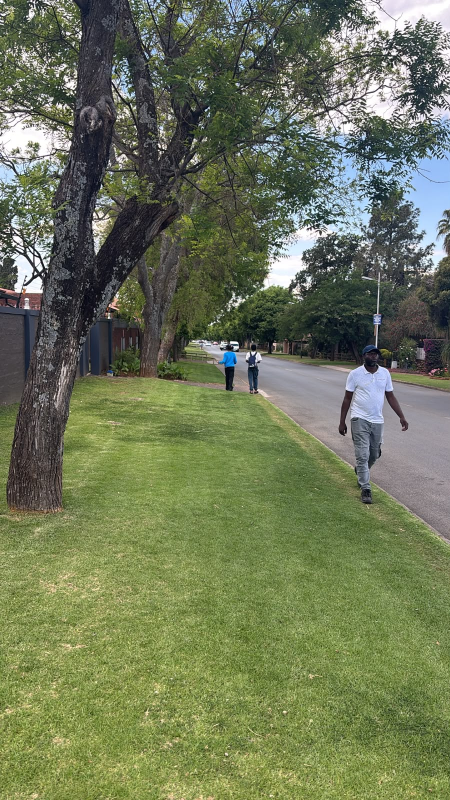
#> input picture ai/image_people_walking.jpeg, 900 x 1600 px (shown at 1/2 size)
$ python -i people.py   (imports and definitions only)   (older library calls are emulated)
#> lines starting #> are read from the running program, lines starting #| are printed output that depends on the picture
#> further down, picture is the input picture: shape (1600, 900, 3); mean B, G, R 88.6, 119.3, 109.9
### ai/clothing.py
"""
Works out what colour someone's top and bottom are, or "none" if that bit
is bare skin.

We use a pose model to find shoulders, hips and knees, so the top is the
torso and the bottom is the thighs. If the joints for a part aren't visible
we just don't judge it, otherwise we end up naming the grass or the car
behind them.

Skin gets masked out first. If we can see their face we match against their
actual skin tone, otherwise we fall back to a generic skin-colour rule. If a
region is mostly skin we call it "none" (shirtless, shorts, etc).

What's left gets clustered and named in CIELAB. We used to do HSV hue rules,
but those turned dark noisy pixels into "red"/"purple" and skin into
"orange", so we switched.

Known gap: with no face or forearm to sample, darker skin and brown clothing
look the same to us, so a shirtless person seen from behind might get a
colour. Voting over lots of frames helps a bit.
"""

import cv2
import numpy as np

NONE = "none"          # what we store for bare skin


def clothing_word(value):
    """Human-readable version of a stored clothing value."""
    return "no clothing" if value == NONE else (value or "unsure")


# COCO keypoints
NOSE, L_EYE, R_EYE = 0, 1, 2
L_SHOULDER, R_SHOULDER, L_HIP, R_HIP, L_KNEE, R_KNEE = 5, 6, 11, 12, 13, 14

# A few reference colours per name so light and dark blue both come out as
# "blue". We pick whichever swatch is closest in CIELAB.
SWATCHES = {
    "black":  [(15, 15, 15), (35, 35, 38), (45, 42, 40)],
    "grey":   [(80, 80, 80), (115, 115, 118), (150, 150, 150), (95, 100, 105)],
    "white":  [(200, 200, 200), (230, 230, 230), (250, 250, 250), (205, 210, 220)],
    "navy":   [(25, 30, 60), (35, 45, 85), (30, 40, 70)],
    "blue":   [(40, 80, 170), (60, 100, 160), (30, 60, 140), (75, 105, 150), (100, 140, 200)],
    "light blue": [(140, 175, 215), (170, 200, 230), (120, 150, 185)],
    "red":    [(190, 30, 35), (150, 20, 30), (220, 50, 50), (110, 20, 30)],
    "pink":   [(235, 150, 175), (210, 100, 140), (245, 190, 200)],
    "orange": [(240, 120, 30), (220, 90, 30), (250, 150, 60)],
    "yellow": [(240, 220, 50), (220, 200, 80), (250, 235, 120), (200, 230, 60)],
    "green":  [(40, 130, 60), (30, 90, 40), (90, 160, 80), (70, 90, 45), (110, 120, 60)],
    "beige":  [(215, 195, 160), (190, 170, 130), (170, 150, 110)],
    "brown":  [(110, 70, 40), (80, 55, 35), (140, 95, 60)],
    "purple": [(110, 60, 140), (80, 40, 110), (150, 100, 180)],
}


def _lab(rgb_list):
    arr = np.uint8([[c[::-1] for c in rgb_list]])            # RGB -> BGR
    return cv2.cvtColor(arr.astype(np.float32) / 255, cv2.COLOR_BGR2LAB)[0]


_NAMES = [n for n, cs in SWATCHES.items() for _ in cs]
_REF = np.vstack([_lab(cs) for cs in SWATCHES.values()])


# [4 lines left out: function lab_of, not called in this run]


_CHROMATIC = np.array([n not in ("black", "grey", "white") for n in _NAMES])


# [218 lines left out: functions name_lab, generic_skin, matches, plausible_skin, skin_reference, skin_mask and 5 more, not called in this run]


class PoseFinder:
    """Wrapper for the yolo26s-pose model."""

    # [34 lines left out: functions __init__, keypoints, not called in this run]

### ai/people.py
"""
What we keep track of for each person: their best face shot and their
clothing colours.

For the face we want the clearest frame where it's big enough for an
investigator to actually look at (roughly within 5m on normal phone video).
If we never get a decent face, detector.py still saves the best body shot.
Clothing colours are voted across frames, see clothing.py.

POPIA: we only find where a face is so we can pick a good frame. There's no
face recognition, no comparing faces, nothing stored apart from the picture
the investigator looks at. Everyone is just a "possible suspect" until the
investigator on the case says otherwise (database/README.md has more).

Face detection is YuNet from the OpenCV model zoo (MIT licence):
https://github.com/opencv/opencv_zoo/tree/main/models/face_detection_yunet

About the 36px default: we can't measure distance with one camera, but face
height in pixels is a decent stand-in. At 1080p a face 5m away is about
35-40px. WhatsApp shrinks videos so faces there are often too small, and
that's fine, a 15px face is no use to anyone.
"""

from collections import Counter
from pathlib import Path

import cv2
import numpy as np

from clothing import body_regions, describe_region, skin_reference

MODELS = Path(__file__).parent / "people_models"
FACE_MODEL = MODELS / "face_detection_yunet_2026may.onnx"

def _sharpness(bgr):
    """Laplacian variance on a fixed-size copy. Higher is sharper."""
    grey = cv2.cvtColor(bgr, cv2.COLOR_BGR2GRAY)
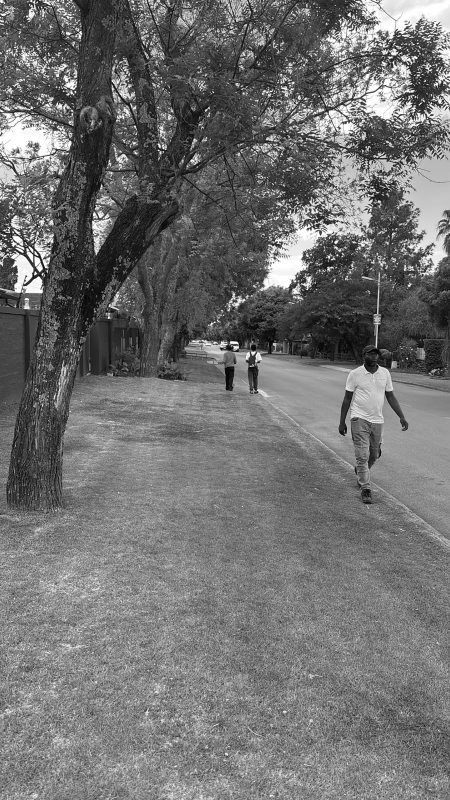
#> grey: shape (1600, 900) (shown at 1/2 size); min 0, max 255, mean 113
    grey = cv2.resize(grey, (112, 112))
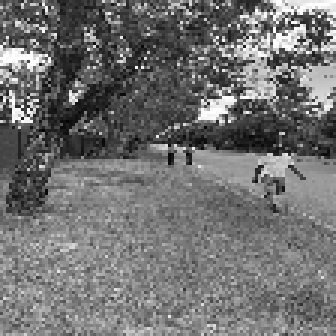
#> grey: shape (112, 112) (shown 3 times larger); min 3, max 255, mean 113.1
    return float(cv2.Laplacian(grey, cv2.CV_64F).var())


# [6 lines left out: function _clip, not called in this run]


class FaceFinder:
    """Finds faces. Only where they are, never who they are."""

    def __init__(self, model=FACE_MODEL, min_score=0.8):
        self.detector = cv2.FaceDetectorYN.create(str(model), "", (320, 320), min_score)

    # [43 lines left out: functions biggest_face, clothing_colours, not called in this run]


class PersonRecord:
    """Everything we collect about one tracked person."""

    # [115 lines left out: functions __init__, add_view, result, save_images, not called in this run]

>>> import cv2
>>> picture = cv2.imread('image_people_walking.jpeg')
>>> result = _sharpness(picture)
#> result = 19291.9
